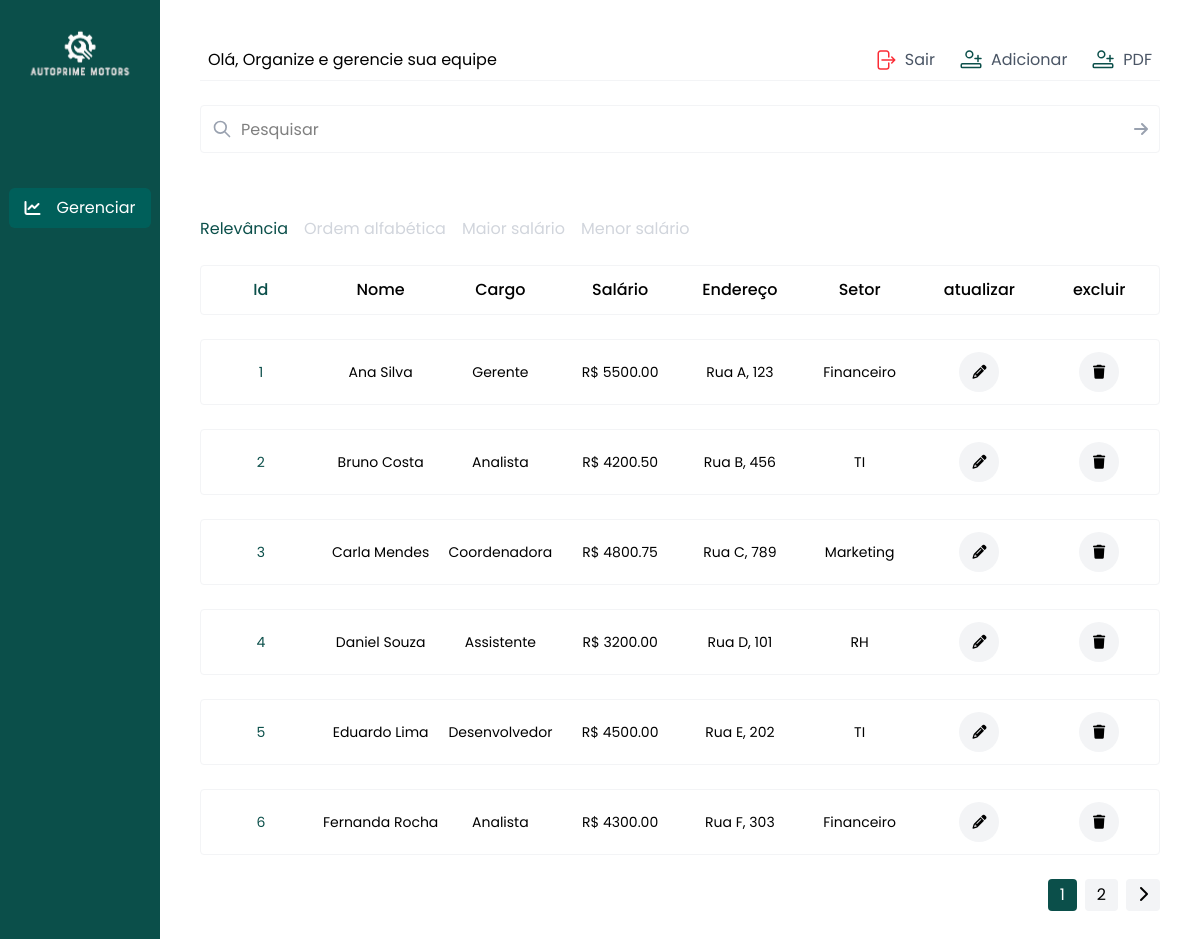
Page /resources/view/dashboard.php (signed in) on the committed database.
### tables this page shows
CREATE TABLE IF NOT EXISTS  tb_employee(
    id INT AUTO_INCREMENT PRIMARY KEY,
    name VARCHAR(100) NOT NULL,
    cpf VARCHAR(14) NOT NULL,
    position VARCHAR(50) NOT NULL,
    sector VARCHAR(50) NOT NULL,
    admission_date DATE NOT NULL,
    wage DECIMAL(10,2) NOT NULL,
    address TEXT NOT NULL,
    telephone VARCHAR(15) NOT NULL,
    email VARCHAR(100) NOT NULL,
    photo VARCHAR(255) 
);

### app/controller/EmployeeController.php (called while the page is built, shortened)
<?php
require_once __DIR__ . '/../../database.php';
require_once __DIR__ . '/../model/Employee.php';
class EmployeeController
{
    private $conn;
    public function __construct($conn)
    {
        $this->conn = $conn;
    }
    public function allEmployees()
    {
        $employee = new Employee($this->conn);
        return $employee->allEmployees();
    }
}

### app/model/Employee.php (called while the page is built, shortened)
<?php
class Employee
{
    private $conn;
    public function __construct(
        $conn,
        $name = null,
        $cpf = null,
        $position = null,
        $sector = null,
        $admission_date = null,
        $wage = null,
        $address = null,
        $telephone = null,
        $email = null,
        $photo = null,
    ) {
        $this->conn = $conn;
    }
    public function allEmployees()
    {
        $stmt = $this->conn->prepare('SELECT * FROM tb_employee');
        $stmt->execute();
        return $stmt->fetchAll(\PDO::FETCH_ASSOC);
    }
}

### resources/view/dashboard.php (the view, shortened to what this page needs)
<?php
require '../../app/controller/EmployeeController.php';
$employeeController = new EmployeeController($conn);
$employees = $employeeController->allEmployees();
$searchParam = isset($_GET['search']) ? "&search=" . urlencode($_GET['search']) : "";
$orderArray = [
    ["id" => "relevance", "label" => "Relevância"],
    ["id" => "alphabetical", "label" => "Ordem alfabética"],
    ["id" => "high_salary", "label" => "Maior salário"],
    ["id" => "low_salary", "label" => "Menor salário"],
];
$currentOrder = isset($_GET['order']) ? $_GET['order'] : 'relevance';
switch ($currentOrder) {
    case 'relevance':
        $employees = $employees;
        break;
}
$registros_por_pagina = 6;
$pagina = isset($_GET['pagina']) ? (int)$_GET['pagina'] : 1;
$total_registros = count($employees);
$total_paginas = ceil($total_registros / $registros_por_pagina);
$pagina_atual = array_slice($employees, ($pagina - 1) * $registros_por_pagina, $registros_por_pagina);
?>
<!DOCTYPE html>
<html lang="pt-br">
<?php include '../../src/layout/layout.php'; ?>
<body style="font-family: 'Poppins', sans-serif;">
    <main class="flex  min-h-screen">
        <nav class="bg-teal-900 min-h-screen w-[15%] flex  flex-col items-center gap-10 justify-between">
            <section class="flex flex-col gap-4 ">
                <img src="../../public/images/dashboard/motors.png" alt="prime">
                <p class="box-border size 80  p-2 w-40 text-2xl"></p>
                <div class="flex flex-col gap-8 text-white text-base items-center">
                    <button class="flex items-center gap-4 cursor-pointer">
                    <button class="flex items-center gap-4 cursor-pointer bg-teal-800 px-4 py-2 rounded-md">
                        <i class="fa-solid fa-chart-line"></i>
                        <a>Gerenciar</a>
                    </button>
                </div>
            </section>
        </nav>
        <section class="flex-col flex gap-10 p-10 w-full  items-center relative">
            <div class="flex flex-col gap-6 items-center w-full max-w-[1500px]">
                <div class="flex justify-between w-full border-b border-[#F3F4F6] p-2 items-center">
                    <h1 class="text-base">Olá, Organize e gerencie sua equipe</h1>
                    <section class="flex gap-6 items-center">
                        <div class="flex gap-2 items-center">
                            <a href="../../app/controller/auth/LogoutController.php" class="flex items-center gap-2 text-gray-600 hover:text-teal-900">
                                Sair
                            </a>
                        </div>
                        <div class="flex gap-2 items-center">
                            <button type="button" id="openModal" class="flex items-center gap-2 text-gray-600 hover:text-teal-900  cursor-pointer  ">
                                Adicionar
                            </button>
                        </div>
                        <div class="flex gap-2 items-center">
                            <a href="../../app/controller/ReportController.php" type="button" class="flex items-center gap-2 text-gray-600 hover:text-teal-900  cursor-pointer  ">
                                PDF
                            </a>
                        </div>
                    </section>
                </div>
                <form
                    method="GET"
                    class="relative w-full ">
                    <div class="absolute inset-y-0 left-0 pl-3 flex items-center pointer-events-none ">
                        <svg xmlns="http://www.w3.org/2000/svg" class="h-5 w-5 text-gray-400" fill="none" viewBox="0 0 24 24" stroke="currentColor" stroke-width="2">
                            <path stroke-linecap="round" stroke-linejoin="round" d="M21 21l-6-6m2-5a7 7 0 11-14 0 7 7 0 0114 0z" />
                        </svg>
                    </div>
                    <input
                        name="search"
                        class="outline-none border border-[#F3F4F6] rounded-sm w-full h-12 pl-10 pr-12"
                        type="text" placeholder="Pesquisar">
                    <button type="submit" class="absolute inset-y-0 right-0 pr-3 flex items-center cursor-pointer">
                        <i class="fa-solid fa-arrow-right text-gray-400"></i>
                    </button>
                </form>
                <div class="flex gap-4 w-full mt-10 justify-between items-center">
                    <div class="flex gap-4">
                        <?php foreach ($orderArray as $order): ?>
                            <a
                                href="?order=<?= $order['id'] ?>"
                                class="cursor-pointer hover:underline underline-offset-4 <?= $currentOrder === $order['id'] ? 'text-teal-900' : 'text-gray-300 ' ?> "><?= $order['label'] ?></a>
                        <?php endforeach; ?>
                    </div>
                </div>
                <div class="grid grid-cols-8 text-base py-3 w-full border border-[#F3F4F6] rounded-sm text-center ">
                    <p class="font-medium text-teal-900">Id</p>
                    <p class="font-medium">Nome</p>
                    <p class="font-medium">Cargo</p>
                    <p class="font-medium">Salário</p>
                    <p class="font-medium">Endereço</p>
                    <p class="font-medium">Setor</p>
                    <p class="font-medium">atualizar</p>
                    <p class="font-medium">excluir</p>
                </div>
                <?php foreach ($pagina_atual as $emp): ?>
                    <div class="grid grid-cols-8 text-sm py-3 w-full border border-[#F3F4F6] rounded-sm text-center items-center ">
                        <p class="text-teal-900"><?= $emp['id'] ?></p>
                        <p><?= $emp['name'] ?></p>
                        <p><?= $emp['position'] ?></p>
                        <p>R$ <?= $emp['wage'] ?></p>
                        <p class=" address"><?= $emp['address'] ?></p>
                        <p><?= $emp['sector'] ?></p>
                        <button class="text-center flex items-center justify-center openModalUpdate ">
                            <a class="bg-[#F3F4F6] w-10 h-10 flex items-center justify-center rounded-full cursor-pointer hover:bg-teal-800  hover:text-white transition-all duration-400">
                                <p class="font-medium"><i class="fa-solid fa-pencil"></i></p>
                            </a>
                        </button>
                        <button class="text-center flex items-center justify-center">
                            <a href="../../routes/employeeRoutes.php?action=delete&id=<?= $emp['id'] ?>" class="bg-[#F3F4F6] w-10 h-10 flex items-center justify-center rounded-full cursor-pointer hover:bg-teal-800  hover:text-white transition-all duration-400">
                                <p class="font-medium"><i class="fa-solid fa-trash "></i></p>
                            </a>
                        </button>
                    </div>
                <?php endforeach; ?>
                <?php if ($total_paginas > 1): ?>
                    <div class="flex gap-2 w-full justify-end items-center">
                        <?php for ($i = 1; $i <= $total_paginas; $i++): ?>
                            <a href="?pagina=<?= $i ?><?= $searchParam ?>"
                                class="px-3 py-1 rounded <?php echo ($i == $pagina) ? 'bg-teal-900 text-white' : 'bg-[#F3F4F6] hover:bg-gray-200'; ?>">
                                <?= $i ?>
                            </a>
                        <?php endfor; ?>
                        <?php if ($pagina < $total_paginas): ?>
                            <a href="?pagina=<?= $pagina + 1 ?><?= $searchParam ?>"
                                class="px-3 py-1 rounded bg-[#F3F4F6] hover:bg-gray-200">
                                <i class="fa-solid fa-chevron-right"></i>
                            </a>
                        <?php endif; ?>
                    </div>
                <?php endif; ?>
            </div>
        </section>
</body>
</html>

### src/layout/layout.php (shortened to what this page needs)
<head>
    <script src="https://cdn.jsdelivr.net/npm/@tailwindcss/browser@4"></script>
    <link rel="stylesheet" href="https://cdnjs.cloudflare.com/ajax/libs/font-awesome/6.5.0/css/all.min.css">
      <link
        rel="stylesheet"
        href="https://cdn.jsdelivr.net/npm/swiper@11/swiper-bundle.min.css" />
</head>

### rows in the picture
tb_employee: id "1", name "Ana Silva", position "Gerente", wage "5500.00", address "Rua A, 123", sector "Financeiro"
tb_employee: id "2", name "Bruno Costa", position "Analista", wage "4200.50", address "Rua B, 456", sector "TI"
tb_employee: id "3", name "Carla Mendes", position "Coordenadora", wage "4800.75", address "Rua C, 789", sector "Marketing"
tb_employee: id "4", name "Daniel Souza", position "Assistente", wage "3200.00", address "Rua D, 101", sector "RH"
tb_employee: id "5", name "Eduardo Lima", position "Desenvolvedor", wage "4500.00", address "Rua E, 202", sector "TI"
tb_employee: id "6", name "Fernanda Rocha", position "Analista", wage "4300.00", address "Rua F, 303", sector "Financeiro"

### other values in the picture
$order['label'] "Relevância"
$order['label'] "Ordem alfabética"
$order['label'] "Maior salário"
$order['label'] "Menor salário"
